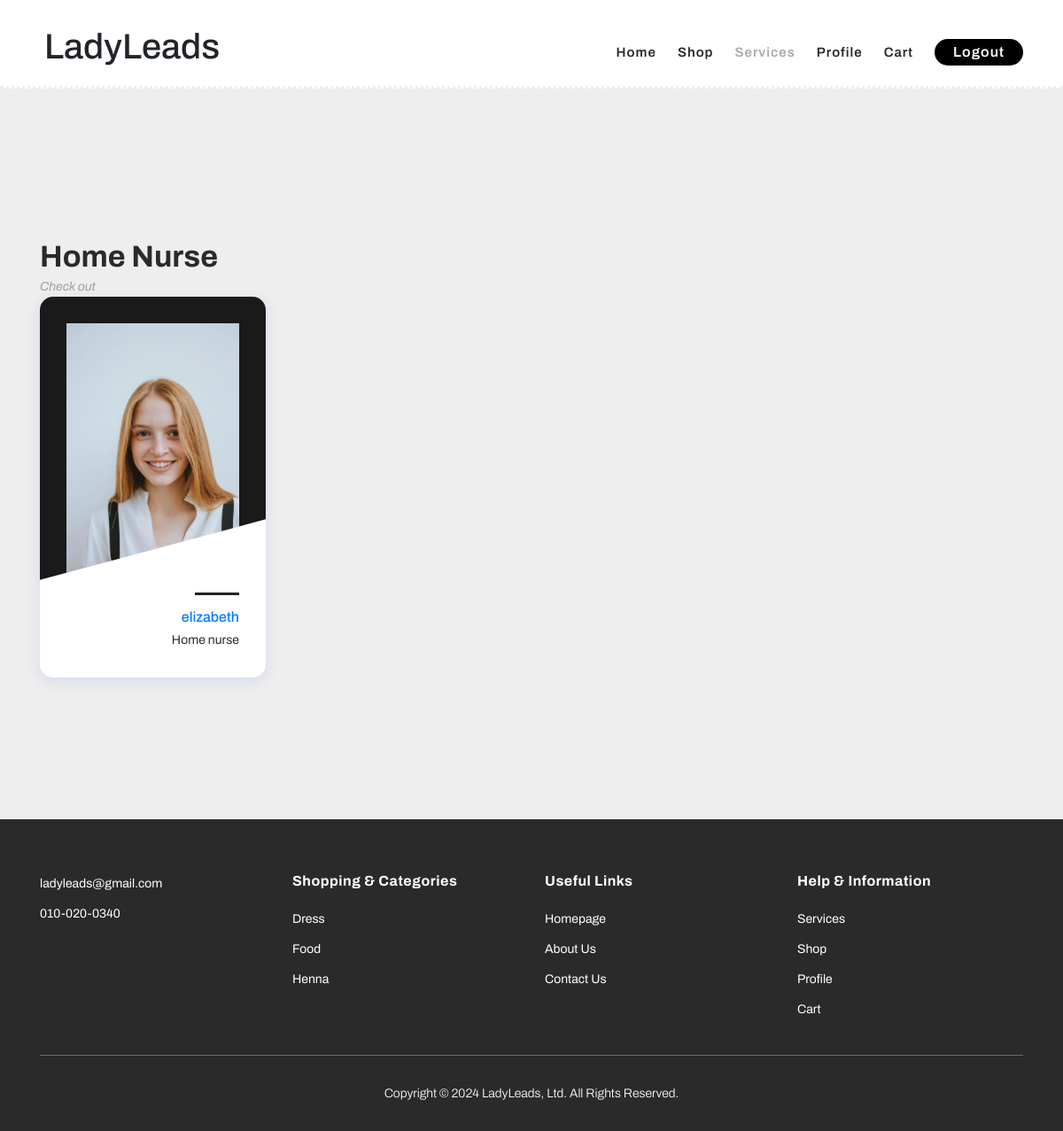
Page /homenurse on the committed database.
### login/models.py (models this page shows)
class EditProfile(models.Model):
    user = models.OneToOneField(User, null=True, on_delete=models.CASCADE)
    job = models.CharField(max_length=15, null=True)
    location = models.CharField(max_length=10, null=True)
    Yearofexp = models.IntegerField(null=True)
    profile_pic = models.ImageField(upload_to='profile_photos/', null=True, blank=True)
    class Meta:
        verbose_name = 'Edit Profile'
        verbose_name_plural = 'Edit Profiles'

### login/views.py (the view)
# urls.py: path('homenurse', views.homenurse , name="homenurse"),
def homenurse(request):
    profiles = EditProfile.objects.all()
    context = {
        'profiles': profiles,
    }
    return render(request, 'homenurse.html' , context)

### login/templates/homenurse.html (shortened to what this page needs)
<!DOCTYPE html>
<html lang="en">
<head>
    {% load static %}
    <link rel="stylesheet" type="text/css" href="{% static 'bootstrap.min.css' %}">
    <link rel="stylesheet" type="text/css" href="{% static 'font-awesome.css' %}">
    <link rel="stylesheet" href="{% static 'templatemo-hexashop.css' %}">
    <link rel="stylesheet" href="{% static 'owl-carousel.css' %}">
    <link rel="stylesheet" href="{% static 'lightbox.css' %}">
</head>
<body>
    <header class="header-area header-sticky" style="background-color: #ffffff;">
        <div class="container">
            <div class="row">
                <div class="col-12">
                    <nav class="main-nav">
                        <H1 class="heading">
                            LadyLeads
                        </H1>
                        <ul class="nav">
                            <li class="scroll-to-section"><a href="{% url 'gotohome' %}">Home</a></li>
                            <li class="scroll-to-section"><a href="{% url 'shop'%}">Shop</a></li>
                            <li class="scroll-to-section"><a href="{% url 'services'%}" class="active">Services</a></li>
                            <li class="scroll-to-section"><a href="{% url 'profile'%}">Profile</a></li>
                            <li class="scroll-to-section"><a href="{% url 'cart'%}">Cart</a></li>
                            <li><a href="home">
                                    <button class="signintext">Logout</button>
                                </a></li>
                        </ul>
                    </nav>
                </div>
            </div>
        </div>
    </header>
    <div style="height: 250px;"></div>
    <section class="section" id="home-nurse">
        <div class="container">
            <div class="section-heading">
                <h2>Home Nurse</h2>
                <span>Check out</span>
            </div>
            <div class="row">
                {% for profile in profiles %}
                {% if profile.job == "Home nurse" %}
                <div class="col-12 col-sm-6 col-lg-3">
                    <a href="appnurse.html">
                        <div class="single_advisor_profile wow fadeInUp" data-wow-delay="0.4s"
                            style="visibility: visible; animation-delay: 0.4s; animation-name: fadeInUp;">
                            <div class="advisor_thumb"><img src="/media/{{ profile.profile_pic }}" alt="">
                            </div>
                            <div class="single_advisor_details_info">
                                <h6>{{ profile.user }}</h6>
                                <p class="designation">{{ profile.job }}</p>
                            </div>
                        </div>
                    </a>
                </div>
                {% endif %}
                {% endfor %}
    </section>
    <div style="height: 50px;"></div>
    <footer>
        <div class="container">
            <div class="row">
                <div class="col-lg-3">
                    <div class="first-item">
                        <ul>
                            <li><a href="#">ladyleads@gmail.com</a></li>
                            <li><a href="#">010-020-0340</a></li>
                        </ul>
                    </div>
                </div>
                <div class="col-lg-3">
                    <h4>Shopping &amp; Categories</h4>
                    <ul>
                        <li><a href="#">Dress</a></li>
                        <li><a href="#">Food</a></li>
                        <li><a href="#">Henna</a></li>
                    </ul>
                </div>
                <div class="col-lg-3">
                    <h4>Useful Links</h4>
                    <ul>
                        <li><a href="#">Homepage</a></li>
                        <li><a href="{% url 'about' %}">About Us</a></li>
                        <li><a href="{% url 'contact' %}">Contact Us</a></li>
                    </ul>
                </div>
                <div class="col-lg-3">
                    <h4>Help &amp; Information</h4>
                    <ul>
                        <li><a href="workers">Services</a></li>
                        <li><a href="shop">Shop</a></li>
                        <li><a href="profile">Profile</a></li>
                        <li><a href="cart">Cart</a></li>
                    </ul>
                </div>
                <div class="col-lg-12">
                    <div class="under-footer">
                        <p>Copyright © 2024 LadyLeads, Ltd. All Rights Reserved.</p>
                    </div>
                </div>
            </div>
        </div>
    </footer>
</body>
</html>

### login/static/templatemo-hexashop.css (style rules this page uses)
html, body, div, span, applet, object, iframe, h1, h2, h3, h4, h5, h6, p, blockquote, div pre, a, abbr, acronym, address, big, cite, code, del, dfn, em, font, img, ins, kbd, q, s, samp, small, strike, strong, sub, sup, tt, var, b, u, i, center, dl, dt, dd, ol, ul, li, figure, header, nav, section, article, aside, footer, figcaption { margin: 0; padding: 0; border: 0; outline: 0; }
ul, li { padding: 0; margin: 0; list-style: none; }
header, nav, section, article, aside, footer, hgroup { display: block; }
* { box-sizing: border-box; }
html, body { font-family: 'Poppins', sans-serif; font-weight: 400; background-color: #fff; font-size: 16px; -ms-text-size-adjust: 100%; -webkit-font-smoothing: antialiased; -moz-osx-font-smoothing: grayscale; }
a { text-decoration: none !important; }
h1, h2, h3, h4, h5, h6 { margin-top: 0px; margin-bottom: 0px; }
ul { margin-bottom: 0px; }
p { font-size: 14px; line-height: 25px; color: #2a2a2a; }
html, body { background: #fff; font-family: 'Poppins', sans-serif; }
.section-heading h2 { font-size: 34px; font-weight: 700; color: #2a2a2a; }
.section-heading span { font-size: 14px; color: #a1a1a1; font-style: italic; font-weight: 400; }
.header-area { border-bottom: 3px dotted #eee; box-shadow: none; background-color: #fff; position: absolute; top: 0px; left: 0px; right: 0px; z-index: 100; height: 100px; -webkit-transition: all .5s ease 0s; -moz-transition: all .5s ease 0s; -o-transition: all .5s ease 0s; transition: all .5s ease 0s; }
.header-area .main-nav { min-height: 80px; background: transparent; }
.header-area .main-nav .nav { float: right; margin-top: 30px; margin-right: 0px; background-color: transparent; -webkit-transition: all 0.3s ease 0s; -moz-transition: all 0.3s ease 0s; -o-transition: all 0.3s ease 0s; transition: all 0.3s ease 0s; position: relative; z-index: 999; }
.header-area .main-nav .nav li { padding-left: 15px; padding-right: 15px; }
.header-area .main-nav .nav li:last-child { padding-right: 0px; }
.header-area .main-nav .nav li a { display: block; font-weight: 600; font-size: 15px; color: #2a2a2a; text-transform: capitalize; -webkit-transition: all 0.3s ease 0s; -moz-transition: all 0.3s ease 0s; -o-transition: all 0.3s ease 0s; transition: all 0.3s ease 0s; height: 40px; line-height: 40px; border: transparent; letter-spacing: 1px; }
.header-area .main-nav .nav li a { color: #2a2a2a; }
.header-area .main-nav .nav li:hover a, .header-area .main-nav .nav li a.active { color: #aaa !important; }
.header-area.header-sticky { min-height: 80px; }
.header-area .nav { margin-top: 30px; }
.header-area.header-sticky .nav li a.active { color: #aaa; }
@media (max-width: 1200px) { .header-area .main-nav .nav li { padding-left: 12px; padding-right: 12px; } }
@media (max-width: 1200px) { .header-area .main-nav:before { display: none; } }
@media (min-width: 767px) { .header-area .main-nav .nav { display: flex !important; } }
footer { margin-top: 60px; padding: 60px 0px 30px 0px; background-color: #2a2a2a; }
footer ul li { display: block; margin-bottom: 10px; }
footer ul li a { font-size: 14px; color: #fff; transition: all .3s; }
footer h4 { letter-spacing: 0.5px; font-size: 16px; color: #fff; font-weight: 700; margin-bottom: 20px; }
footer .under-footer { margin-top: 30px; padding-top: 30px; text-align: center; border-top: 1px solid rgba(250, 250, 250, 0.3); }
footer .under-footer p { color: #fff; font-size: 14px; font-weight: 300; }

### rows in the picture
EditProfile: profile_pic (picture), user "elizabeth", job "Home nurse"
